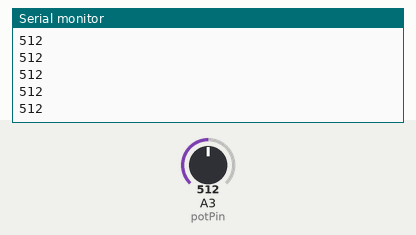
Recording of a sketch running on a simulated Arduino Uno, built with avr-gcc and run on an emulated ATmega328P. Shown: the last lines printed to the serial monitor. Inputs (shaded band) come from the test bench; at power-on: A3 (potPin) = 512.

Above: at 1.2 s.
1.3 s: A3 (potPin) set to 716
At 1.32 s:
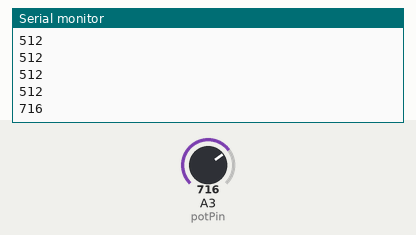
2.8 s: A3 (potPin) set to 900
At 2.83 s:
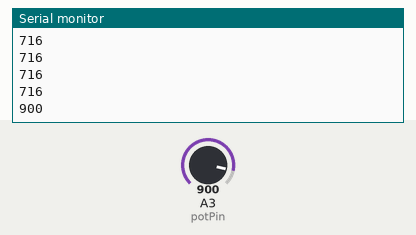
Timing chart, 0 to 5.8 s (numbered marks = the images above; inputs shaded):
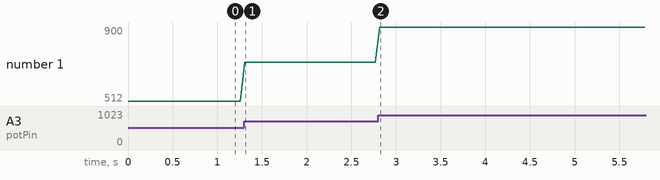

Measured:
- after the input at 1.3 s, the serial monitor: prints a new line at once (image 1)
- after the input at 2.8 s, the serial monitor: prints a new line at once (image 2)
- plotted number 1: 512 → 716 after the input at 1.3 s, 716 → 900 after the input at 2.8 s

The sketch:

arduino_oscilloscope_script.ino
```cpp
int potPin = A3; // Potentiometer output connected to analog pin 3
int potVal = 0; // Variable to store the input from the potentiometer
int x;
int time=0;
// int time;
void setup() {
  Serial.begin(115200);
  // Serial.setTimeout(1);      //  setup serial
}

void loop() {
  potVal = analogRead(potPin);  // read the input pin
  Serial.println(potVal);
  delay(50);
  time+=0.01;
  Serial.flush();
  // x=Serial.readString().toInt();      // debug value
}
```
